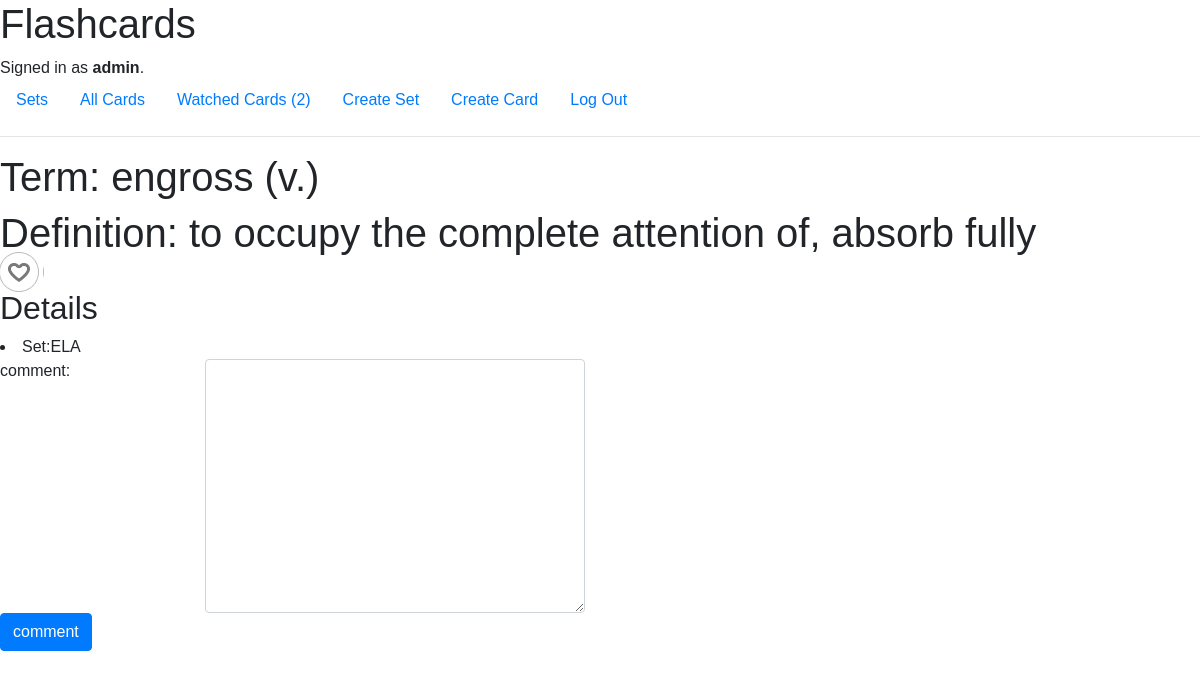
The page /viewcard/3 (signed in) on the database its author committed.
### flashcards/models.py (models this page shows)
class User(AbstractUser):
    pass

class Card(models.Model):
    category = models.CharField(max_length=128)
    title = models.CharField(max_length=128)
    meaning = models.TextField(default="")
    createdate = models.DateTimeField(auto_now_add=True)

### flashcards/views.py (the view, shortened to what this page needs)
# urls.py: path("viewcard/<int:cardid>", views.viewcard, name="viewcard"),
def viewcard(request, cardid):
    card = Card.objects.get(id=cardid)
    comments = Comment.objects.filter(cardid=cardid).order_by("-createdate")
    watchcard = Watchcard.objects.filter(user=request.user.username, cardid= cardid)
    watching = False
    if watchcard:
        watching = True
    is_maker= 'Maker' in request.user.groups.values_list('name', flat=True)
    watched = 0
    watchcardids = Watchcard.objects.filter(user=request.user.username).order_by("-createdate").values_list('cardid',flat=True)
    if watchcardids:
        watched = len(watchcardids)
    return render(request, "flashcards/viewcard.html", {"card": card
            ,"watching": watching, "comments": comments, "is_maker": is_maker, "watched":watched})

### flashcards/templates/flashcards/viewcard.html (shortened to what this page needs)
{% extends "flashcards/layout.html" %}
{% load static %}
{% block body %}
    {% if card %}
    	<div class="">
    		<div>
    			<h1>Term: {{card.title}}</h1>
    			<h1>Definition: {{card.meaning}}</h1>
    		</div>
	  <h2>Details</h2>
      <li>Set:{{card.category}}</li>
          	{% if user.is_authenticated %}
	          	<form action="{% url 'writecomment' card.id %}" method="POST">
		           		<div class="row">
		            		<div class="col-sm-2">comment: </div>
		           			<div class="col-sm-4"><textarea class="form-control" rows="10" name="comment"></textarea></div>
		          		</div>
		            	<p align="justify"><input class="btn btn-primary" type="submit" value="comment"></p>
		        </form>
        	{% endif %}
    	</div>
	{% else %}
	<h2>LISTING:No item</h2>
    <br>
    <h3>No item found</h3>
    {% endif %}
{% endblock %}

### flashcards/templates/flashcards/layout.html (shortened to what this page needs)
{% load static %}
<!DOCTYPE html>
<html lang="en">
    <head>
        <link rel="stylesheet" href="https://stackpath.bootstrapcdn.com/bootstrap/4.4.1/css/bootstrap.min.css">
        <link href="{% static 'flashcards/styles.css' %}" rel="stylesheet">
    </head>
    <body>
        <h1>Flashcards</h1>
        <div>
            {% if user.is_authenticated %}
                Signed in as <strong>{{ user.username }}</strong>.
            {% else %}
            	<div class="alert alert-danger" role="alert">Not signed in.</div>
            {% endif %}
        </div>
        <ul class="nav">
			<li class="nav-item">
                <a class="nav-link" href="{% url 'category' '0' %}">Sets</a>
            </li>
            <li class="nav-item">
                <a class="nav-link" href="{% url 'index' %}">All Cards</a>
            </li>
            {% if user.is_authenticated %}
            	<li class="nav-item">
                    <a class="nav-link" href="{% url 'watchcard' %}">Watched Cards
                    {% if watched%}
                    ({{watched}})
                    {% endif%}
                    </a>
                </li>
                {% if is_maker %}
                <li class="nav-item">
                    <a class="nav-link" href="{% url 'newcategory' %}">Create Set</a>
                </li>
                <li class="nav-item">
                    <a class="nav-link" href="{% url 'newcard' %}">Create Card</a>
                </li>
                {% endif %}
                <li class="nav-item">
                    <a class="nav-link" href="{% url 'logout' %}">Log Out</a>
                </li>
            {% endif %}
        </ul>
        <hr>
        {% block body %}
        {% endblock %}
    </body>
</html>

### flashcards/static/flashcards/styles.css (style rules this page uses)
body { font-family: Arial, Helvetica, sans-serif; }

### rows shown on the page
User: username "admin"
Card: title "engross (v.)", meaning "to occupy the complete attention of, absorb fully", category "ELA"

### other values the page prints
{{ watched }} "2"
